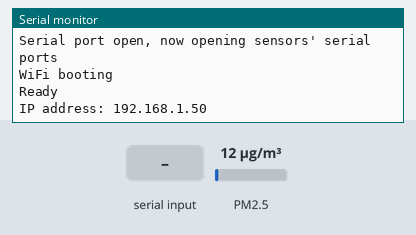
A sketch run on a simulated ESP8266 (NodeMCU). Parts: the last lines printed to the serial monitor. The test bench sets the inputs (shaded band); at power-on: PM2.5 12 µg/m³. WiFi joins after 1.5 s; servers stay silent unless stated.

Above: at 5.1 s.
5.2 s: "1" received over the second serial link
At 9.7 s:
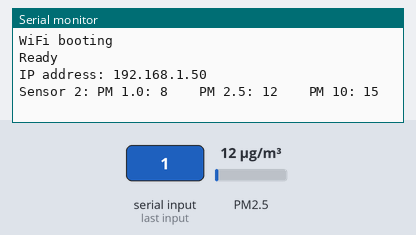
16.4 s: PM2.5 set to 75 µg/m³
At 19.9 s:
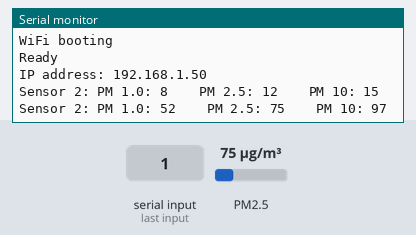
22.0 s: "0" received over the second serial link
At 25.1 s:
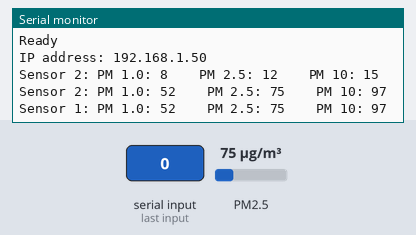

The sketch:

PMS_dual_OTA_1.ino
```cpp
/*

Read from two PM2.5 sensors using Software Serial
Info: https://docs.arduino.cc/tutorials/communication/TwoPortReceive

Auth: F. Dallo
Date: 19 Mar 2023, Venice, IT

*/

// Add libraries for handlind OTA
#include <ESP8266WiFi.h>
#include <ESP8266mDNS.h>
#include <WiFiUdp.h>
#include <ArduinoOTA.h>

// This is the project WiFi credentials
const char* ssid = "pioneerNet";
const char* password = "cicciopasticcio";

// Debugging LED
const int ESP_BUILTIN_LED = 2;

// Add the library from read from PMS5003 sensors
#include "Adafruit_PM25AQI.h"

// Add the library for using two sensors over software serial port
#include <SoftwareSerial.h>

SoftwareSerial pmSerial1(2, 0);
SoftwareSerial pmSerial2(13, 12);

Adafruit_PM25AQI aqi1 = Adafruit_PM25AQI();
Adafruit_PM25AQI aqi2 = Adafruit_PM25AQI();

void setup() {
  // Open serial for data communication, wait and welcome message
  Serial.begin(115200);
  while (!Serial) {
    delay(10);
  }

  Serial.println("Serial port open, now opening sensors' serial ports");
  delay(1000);

  // Start the WiFi configuration
  Serial.println("WiFi booting");
  WiFi.mode(WIFI_STA);
  WiFi.begin(ssid, password);
  while (WiFi.waitForConnectResult() != WL_CONNECTED) {
    Serial.println("Connection Failed! Rebooting...");
    delay(5000);
    ESP.restart();
  }

  // Start the OTA configuration
  ArduinoOTA.onStart([]() {
    Serial.println("Start");
  });
  ArduinoOTA.onEnd([]() {
    Serial.println("\nEnd");
  });
  ArduinoOTA.onProgress([](unsigned int progress, unsigned int total) {
    Serial.printf("Progress: %u%%\r", (progress / (total / 100)));
  });
  ArduinoOTA.onError([](ota_error_t error) {
    Serial.printf("Error[%u]: ", error);
    if (error == OTA_AUTH_ERROR) Serial.println("Auth Failed");
    else if (error == OTA_BEGIN_ERROR) Serial.println("Begin Failed");
    else if (error == OTA_CONNECT_ERROR) Serial.println("Connect Failed");
    else if (error == OTA_RECEIVE_ERROR) Serial.println("Receive Failed");
    else if (error == OTA_END_ERROR) Serial.println("End Failed");
  });
  ArduinoOTA.begin();
  Serial.println("Ready");
  Serial.print("IP address: ");
  Serial.println(WiFi.localIP());

  // Start the sensors serial ports
  pmSerial2.begin(9600);

  if (! aqi2.begin_UART(&pmSerial2)) { // connect to the sensor over software serial
    Serial.println("Could not find PM 2.5 sensor 2!");
    while (1) delay(10);
  }

  pmSerial1.begin(9600);

  if (! aqi1.begin_UART(&pmSerial1)) { // connect to the sensor over software serial
    Serial.println("Could not find PM 2.5 sensor 1!");
    while (1) delay(10);
  }

  digitalWrite(ESP_BUILTIN_LED, LOW);
  delay(200);
  digitalWrite(ESP_BUILTIN_LED, HIGH);
  delay(200);
  digitalWrite(ESP_BUILTIN_LED, LOW);
  delay(200);
  digitalWrite(ESP_BUILTIN_LED, HIGH);
  delay(200);
  digitalWrite(ESP_BUILTIN_LED, LOW);
  delay(200);
  digitalWrite(ESP_BUILTIN_LED, HIGH);
  delay(200);
  digitalWrite(ESP_BUILTIN_LED, LOW);
  delay(200);
  digitalWrite(ESP_BUILTIN_LED, HIGH);

}

void loop() {

  // Start OTA hantler
  ArduinoOTA.handle();

  // Start listen on sensor 1
  pmSerial1.listen();

  if (pmSerial1.available()) {

    PM25_AQI_Data data1;

    if (! aqi1.read(&data1)) {
      Serial.println("Could not read from AQI nr.1");
      delay(500);  // try again in a bit!
      //return;
    }

    Serial.print(F("Sensor 1: "));
    Serial.print(F("PM 1.0: ")); Serial.print(data1.pm10_standard);
    Serial.print(F("\t\tPM 2.5: ")); Serial.print(data1.pm25_standard);
    Serial.print(F("\t\tPM 10: ")); Serial.println(data1.pm100_standard);

    digitalWrite(ESP_BUILTIN_LED, LOW);
    delay(100);
    digitalWrite(ESP_BUILTIN_LED, HIGH);

  }

  delay(5000);

// Start listen on sensor 2
  pmSerial2.listen();

  if (pmSerial2.available()) {

    PM25_AQI_Data data2;

    if (! aqi2.read(&data2)) {
      Serial.println("Could not read from AQI nr.2");
      delay(500);  // try again in a bit!
      //return;
    }

    Serial.print(F("Sensor 2: "));
    Serial.print(F("PM 1.0: ")); Serial.print(data2.pm10_standard);
    Serial.print(F("\t\tPM 2.5: ")); Serial.print(data2.pm25_standard);
    Serial.print(F("\t\tPM 10: ")); Serial.println(data2.pm100_standard);

    digitalWrite(ESP_BUILTIN_LED, LOW);
    delay(100);
    digitalWrite(ESP_BUILTIN_LED, HIGH);

  }

  delay(5000);

}
```

Measured:
- after the input at 5.2 s, the serial monitor: prints a new line after 3.7 s (image 1)
- after the input at 16.4 s, the serial monitor: prints a new line after 2.6 s (image 2)
- after the input at 22.0 s, the serial monitor: prints a new line after 2.1 s (image 3)
